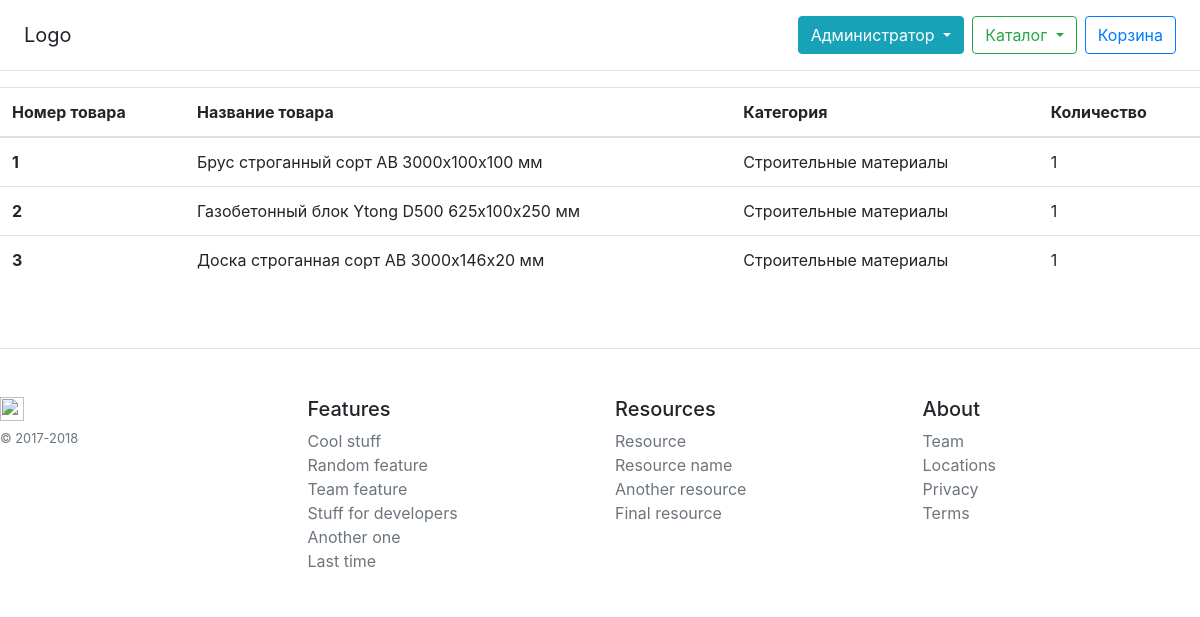
Page /admin/orders/6/ (signed in) on the committed database.
### tables this page shows
CREATE TABLE `orderIdProductId`(
    `id` integer primary key autoincrement not null unique,
    `orderId` integer,
    `productId` integer,
    `quality` integer,
    FOREIGN KEY (orderId) REFERENCES orders(id),
    FOREIGN KEY (productId) REFERENCES products(id)
);

CREATE TABLE `products`(
    `id` integer PRIMARY KEY AUTOINCREMENT NOT NULL UNIQUE,
    `title` varchar(250),
    `description` text,
    `price` text,
    `category` text 
);

### routes.py (the view)
@app.route("/admin/orders/<order_id>/")
def view_order(order_id):
    if is_auth_admin():
        order = select_order_by_id(order_id)
        if len(order) > 0:
            return render_template("admin/view_order.html", categorys=select_all_categorys(), order=order)
        else:
            abort(404, "<h2>Такого заказа нет</h2>")
    else:
        return redirect("/admin/login")

### db.py (called while the page is built)
def select_order_by_id(id):
    conn = sqlite3.connect("D:\\build-market\\db.sqlite")
    cur = conn.cursor()
    order = cur.execute(
        f"SELECT * FROM orderIdProductId INNER JOIN products p on p.id = orderIdProductID.productId WHERE orderId={id}").fetchall()
    cur.close()
    conn.close()
    return order

def select_all_categorys():
    conn = sqlite3.connect("D:\\build-market\\db.sqlite")
    cur = conn.cursor()
    categorys = cur.execute("SELECT * FROM categorys").fetchall()
    cur.close()
    conn.close()
    return categorys

### routes.py (called while the page is built)
def is_auth_admin():
    if "is_auth_admin" in session:
        if session["is_auth_admin"] == "true":
            return True
        else:
            return False
    else:
        return False

### templates/admin/view_order.html (shortened to what this page needs)
{% extends 'base.html' %}
{% block content %}
    <div class="table-responsive">
        <table class="table table-hover">
            <thead>
                <tr>
                    <th scope="col">Номер товара</th>
                    <th scope="col">Название товара</th>
                    <th scope="col">Категория</th>
                    <th scope="col">Количество</th>
                </tr>
            </thead>
            <tbody>
            {% for item in order %}
                <tr>
                    <th>{{ item[2] }}</th>
                    <td>{{ item[5] }}</td>
                    <td>{{ item[-1] }}</td>
                    <td>{{ item[3] }}</td>
                </tr>
            {% endfor %}
            </tbody>
        </table>
    </div>
{% endblock content %}

### rows in the picture
orderIdProductId: productId "1", title "Брус строганный сорт АВ 3000х100х100 мм", category "Строительные материалы", quality "1"
orderIdProductId: productId "2", title "Газобетонный блок Ytong D500 625x100x250 мм", category "Строительные материалы", quality "1"
orderIdProductId: productId "3", title "Доска строганная сорт АВ 3000x146x20 мм", category "Строительные материалы", quality "1"
